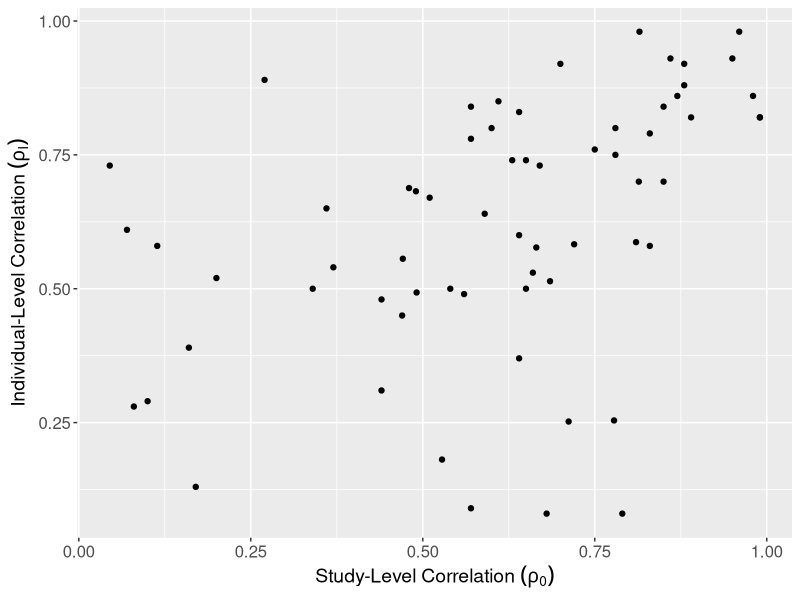

This figure's R source:
# Section 3.3
# Look at study-level vs. individual level correlation for different surrogate/true
#   outcome pairs
# Figure 4

library(ggplot2)
library(dplyr)


########################################3
# Load data
ipd_correlations <- read.csv("../Data/IPD_surrogate_correlations.csv")

ipd_correlations <- ipd_correlations %>% filter(!is.na(Treatment.Effect.Correlation..Rho_0.) & !is.na(Numerical.Relationship.to.OS..Rho_I.))


###################################################
# Plot figure 4
png("../Plots/actual_rhoI_vs_rho0.png")
ggplot(ipd_correlations, aes(x = abs(Treatment.Effect.Correlation..Rho_0.), y = abs(Numerical.Relationship.to.OS..Rho_I.))) + geom_point() + 
  xlab(expression("Study-Level Correlation" ~ (rho[0]))) +
  ylab(expression("Individual-Level Correlation" ~ (rho[I]))) +
  theme(plot.title = element_text(hjust = 0.5)) +
  theme(axis.text=element_text(size=12),
        axis.title=element_text(size=14,face="bold"))
dev.off()



####################################################
# Which diseases are in our areas of interest?

# low rho0, high rhoI
ipd_correlations %>% filter(Treatment.Effect.Correlation..Rho_0. < 0.3 & Numerical.Relationship.to.OS..Rho_I. > 0.6) %>%
  select(Paper, Disease, Surrogate, End.Outcome)

# moderate rho0, low rhoI
ipd_correlations %>% filter(Treatment.Effect.Correlation..Rho_0. < 0.7 & Treatment.Effect.Correlation..Rho_0. > 0.4 & Numerical.Relationship.to.OS..Rho_I. < 0.5) %>%
  select(Paper, Disease, Surrogate, End.Outcome)

